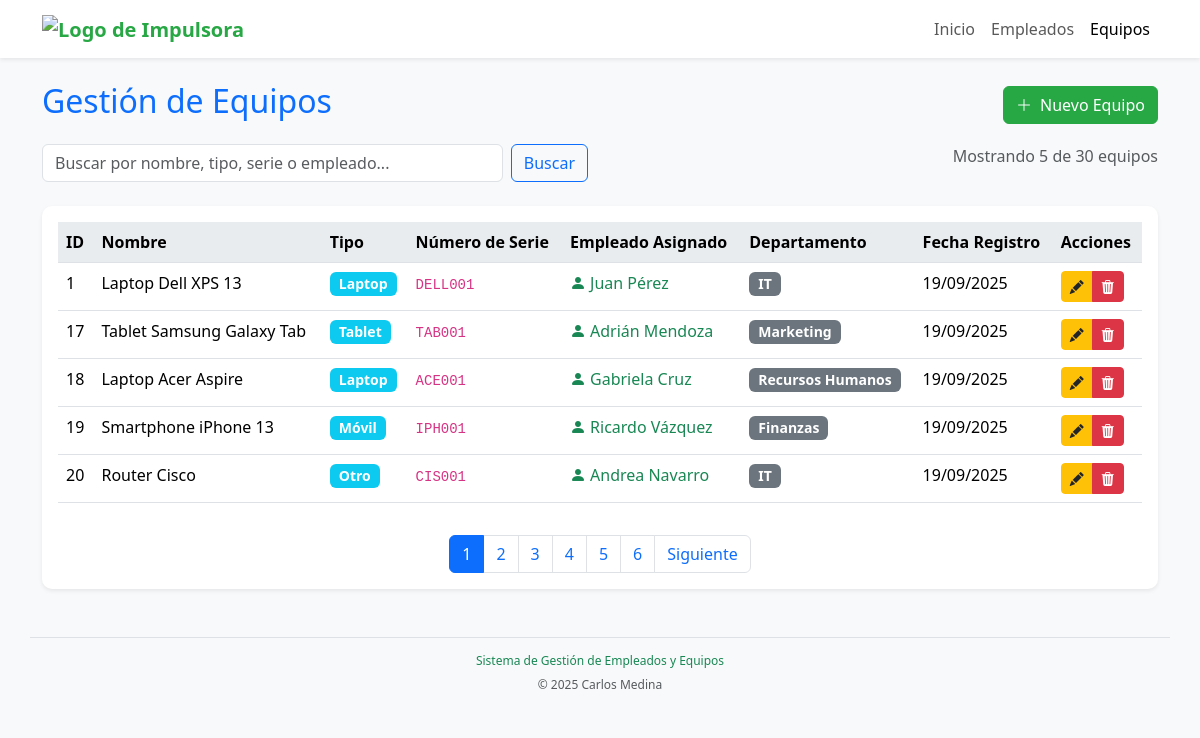
The app's page /views/equipos/listar.php with its own data.
### tables this page shows
CREATE TABLE equipos (
    id INT AUTO_INCREMENT PRIMARY KEY,
    nombre VARCHAR(100) NOT NULL,
    tipo VARCHAR(50) NOT NULL,
    numero_serie VARCHAR(50) NOT NULL UNIQUE,
    empleado_id INT,
    fecha_creacion TIMESTAMP DEFAULT CURRENT_TIMESTAMP,
    fecha_actualizacion TIMESTAMP DEFAULT CURRENT_TIMESTAMP ON UPDATE CURRENT_TIMESTAMP,
    FOREIGN KEY (empleado_id) REFERENCES empleados(id) ON DELETE SET NULL
);

CREATE TABLE empleados (
    id INT AUTO_INCREMENT PRIMARY KEY,
    nombre VARCHAR(100) NOT NULL,
    correo VARCHAR(100) NOT NULL UNIQUE,
    departamento VARCHAR(50) NOT NULL,
    fecha_creacion TIMESTAMP DEFAULT CURRENT_TIMESTAMP,
    fecha_actualizacion TIMESTAMP DEFAULT CURRENT_TIMESTAMP ON UPDATE CURRENT_TIMESTAMP
);

### includes/helpers.php (called while the page is built, shortened)
<?php
function obtenerSeccionActual() {
    $uri_actual = $_SERVER['REQUEST_URI'];
    $seccion = 'home';
    if (strpos($uri_actual, '/views/empleados/') !== false) {
        $seccion = 'empleados';
    } elseif (strpos($uri_actual, '/views/equipos/') !== false) {
        $seccion = 'equipos';
    }
    return $seccion;
}
function obtenerPaginaActual() {
    return isset($_GET['pagina']) ? (int)$_GET['pagina'] : 1;
}
function obtenerBusqueda($nombre_param = 'busqueda') {
    return isset($_GET[$nombre_param]) ? trim($_GET[$nombre_param]) : '';
}
function obtenerDatosListado($controller, $tipo = 'items') {
    $pagina = obtenerPaginaActual();
    $busqueda = obtenerBusqueda();
    $data = $controller->listar($pagina, $busqueda);
    return [
        'items' => $data[$tipo] ?? [],
        'pagina_actual' => $data['pagina_actual'],
        'total_paginas' => $data['total_paginas'],
        'total_registros' => $data['total_registros'],
        'busqueda' => $busqueda
    ];
}
?>

### controllers/EquipoController.php (called while the page is built, shortened)
<?php
class EquipoController {
    private $pdo;
    private $registrosPorPagina = 5;
    public function __construct($pdo) {
        $this->pdo = $pdo;
    }
    public function listar($pagina = 1, $busqueda = '') {
        $offset = ($pagina - 1) * $this->registrosPorPagina;
        $stmt_count = $this->pdo->prepare("CALL sp_contar_equipos(:busqueda)");
        $stmt_count->bindValue(':busqueda', $busqueda, PDO::PARAM_STR);
        $stmt_count->execute();
        $total_registros = $stmt_count->fetch()['total'] ?? 0;
        $total_paginas = ceil($total_registros / $this->registrosPorPagina);
        $stmt = $this->pdo->prepare("CALL sp_listar_equipos(:busqueda, :offset, :limit)");
        $stmt->bindValue(':busqueda', $busqueda, PDO::PARAM_STR);
        $stmt->bindValue(':offset', $offset, PDO::PARAM_INT);
        $stmt->bindValue(':limit', $this->registrosPorPagina, PDO::PARAM_INT);
        $stmt->execute();
        $equipos = $stmt->fetchAll(PDO::FETCH_ASSOC);
        return [
            'equipos'        => $equipos,
            'pagina_actual'  => $pagina,
            'total_paginas'  => $total_paginas,
            'total_registros'=> $total_registros,
            'busqueda'       => $busqueda
        ];
    }
}

### views/equipos/listar.php (the view, shortened to what this page needs)
<?php
require_once __DIR__ . '/../../controllers/EquipoController.php';
require_once __DIR__ . '/../../includes/helpers.php';
$controller = new EquipoController($pdo);
$data = obtenerDatosListado($controller, 'equipos');
$equipos = $data['items'];
$total_paginas = $data['total_paginas'];
$total_registros = $data['total_registros'];
$busqueda = $data['busqueda'];
?>
<?php require_once __DIR__ . '/../layouts/header.php'; ?>
<main class="container mt-4">
  <div class="d-block d-sm-flex justify-content-between align-items-center mb-3">
    <h1 class="h2 text-primary">Gestión de Equipos</h1>
    <a href="crear.php" class="btn btn-primary d-block d-sm-flex">
      <i class="bi bi-plus-lg me-2"></i>Nuevo Equipo
    </a>
  </div>
  <form method="GET" class="row mb-4">
    <div class="col-md-6 d-flex">
      <input type="text" name="busqueda" class="form-control me-2" placeholder="Buscar por nombre, tipo, serie o empleado..." value="<?php echo htmlspecialchars($busqueda); ?>">
      <button type="submit" class="btn btn-outline-primary">Buscar</button>
    </div>
    <div class="col-md-6 text-end">
      <span class="text-muted">
        Mostrando <?php echo count($equipos); ?> de <?php echo $total_registros; ?> equipos
      </span>
    </div>
  </form>
  <div class="card">
    <div class="card-body">
      <?php if (empty($equipos)): ?>
        <div class="text-center py-5 text-muted">
          <i class="bi bi-laptop display-5 mb-3"></i>
          <h5>No se encontraron equipos</h5>
          <p><?php echo !empty($busqueda) ? 'No hay equipos que coincidan con tu búsqueda.' : 'Aún no hay equipos registrados.'; ?></p>
          <a href="crear.php" class="btn btn-primary">Crear Equipo</a>
        </div>
      <?php else: ?>
        <div class="table-responsive">
          <table class="table table-hover">
            <thead>
              <tr>
                <th>ID</th>
                <th>Nombre</th>
                <th>Tipo</th>
                <th>Número de Serie</th>
                <th>Empleado Asignado</th>
                <th>Departamento</th>
                <th>Fecha Registro</th>
                <th>Acciones</th>
              </tr>
            </thead>
            <tbody>
              <?php foreach ($equipos as $equipo): ?>
                <tr>
                  <td><?php echo $equipo['id']; ?></td>
                  <td><?php echo htmlspecialchars($equipo['nombre']); ?></td>
                  <td><span class="badge bg-info"><?php echo htmlspecialchars($equipo['tipo']); ?></span></td>
                  <td><code><?php echo htmlspecialchars($equipo['numero_serie']); ?></code></td>
                  <td>
                    <?php if ($equipo['empleado_nombre']): ?>
                      <span class="text-success"><i class="bi bi-person-fill me-1"></i><?php echo htmlspecialchars($equipo['empleado_nombre']); ?></span>
                    <?php else: ?>
                      <span class="text-muted"><i class="bi bi-x-lg me-1"></i>Sin asignar</span>
                    <?php endif; ?>
                  </td>
                  <td>
                    <?php if ($equipo['empleado_departamento']): ?>
                      <span class="badge bg-secondary"><?php echo htmlspecialchars($equipo['empleado_departamento']); ?></span>
                    <?php else: ?>
                      <span class="text-muted"><i class="bi bi-dash-lg me-1"></i></span>
                    <?php endif; ?>
                  </td>
                  <td><?php echo date('d/m/Y', strtotime($equipo['fecha_creacion'])); ?></td>
                  <td>
                    <div class="btn-group">
                      <a href="editar.php?id=<?php echo $equipo['id']; ?>" class="btn btn-warning btn-sm" data-bs-toggle="tooltip" title="Editar">
                        <i class="bi bi-pencil-fill"></i>
                      </a>
                      <button type="button" class="btn btn-danger btn-sm"
                        onclick="confirmarEliminacion('eliminar.php?id=<?php echo $equipo['id']; ?>','<?php echo htmlspecialchars($equipo['nombre']); ?>')"
                        data-bs-toggle="tooltip" title="Eliminar">
                        <i class="bi bi-trash3-fill"></i>
                      </button>
                    </div>
                  </td>
                </tr>
              <?php endforeach; ?>
            </tbody>
          </table>
        </div>
        <?php if ($total_paginas > 1): ?>
          <nav aria-label="Paginación de empleados" class="mt-3">
            <div class="d-flex justify-content-start justify-content-sm-center" style="overflow-x:auto; padding: 0 10px;">
              <ul class="pagination flex-nowrap mb-0">
                <?php for ($i = 1; $i <= $data['total_paginas']; $i++): ?>
                  <li class="page-item <?php echo $i == $data['pagina_actual'] ? 'active' : ''; ?>">
                    <a class="page-link" href="?pagina=<?php echo $i; ?>&busqueda=<?php echo urlencode($data['busqueda']); ?>"><?php echo $i; ?></a>
                  </li>
                <?php endfor; ?>
                <?php if ($data['pagina_actual'] < $data['total_paginas']): ?>
                  <li class="page-item">
                    <a class="page-link" href="?pagina=<?php echo $data['pagina_actual'] + 1; ?>&busqueda=<?php echo urlencode($data['busqueda']); ?>">Siguiente</a>
                  </li>
                <?php endif; ?>
              </ul>
            </div>
          </nav>
        <?php endif; ?>
      <?php endif; ?>
    </div>
  </div>
</main>
<?php require_once __DIR__ . '/../layouts/footer.php'; ?>

### views/layouts/header.php (shortened to what this page needs)
<?php require_once __DIR__ . '/../../includes/helpers.php'; ?>
<?php $seccion = obtenerSeccionActual(); ?>
<!DOCTYPE html>
<html lang="es">
<head>
  <link href="<?php echo BASE_URL; ?>assets/libs/bootstrap/css/bootstrap.min.css" rel="stylesheet">
  <link href="<?php echo BASE_URL; ?>assets/libs/bootstrap/icons/bootstrap-icons.css" rel="stylesheet">
  <link href="<?php echo BASE_URL; ?>assets/libs/sweetalert/css/sweetalert2.min.css" rel="stylesheet">
  <link href="<?php echo BASE_URL; ?>assets/css/style.css" rel="stylesheet">
</head>
<body>
  <nav class="navbar navbar-expand-lg navbar-light bg-white shadow-sm">
    <div class="container">
      <a class="navbar-brand" href="<?php echo BASE_URL; ?>index.php">
        <img src="https://grupoimpulsora.com/wp-content/uploads/2024/03/Logotipo-Barra-de-navegacion.png" height="32" alt="Logo de Impulsora">
      </a>
      <div class="collapse navbar-collapse" id="navbarNav">
        <ul class="navbar-nav ms-auto">
          <li class="nav-item">
            <a class="nav-link <?php echo $seccion === 'home' ? 'active' : ''; ?>" href="<?php echo BASE_URL; ?>index.php">Inicio</a>
          </li>
          <li class="nav-item">
            <a class="nav-link <?php echo $seccion === 'empleados' ? 'active' : ''; ?>" href="<?php echo BASE_URL; ?>views/empleados/listar.php">Empleados</a>
          </li>
          <li class="nav-item">
            <a class="nav-link <?php echo $seccion === 'equipos' ? 'active' : ''; ?>" href="<?php echo BASE_URL; ?>views/equipos/listar.php">Equipos</a>
          </li>
        </ul>
      </div>
    </div>
  </nav>

### views/layouts/footer.php (shortened to what this page needs)
<footer class="container mt-5 pt-3 border-top">
      <div class="row">
        <div class="col">
          <h6 class="text-success fs-small text-center">Sistema de Gestión de Empleados y Equipos</h6>
          <p class="text-muted fs-small text-center">© 2025 Carlos Medina</p>
        </div>
      </div>
    </footer>
</body>
</html>

### assets/css/style.css (style rules this page uses)
body { background-color: #f8f9fa; font-family: "Segoe UI", Tahoma, Geneva, Verdana, sans-serif; }
.navbar-brand { font-weight: bold; color: #28a745 !important; }
.card { border: none; border-radius: 10px; box-shadow: 0 0.125rem 0.25rem rgba(0, 0, 0, 0.075); transition: box-shadow 0.15s ease-in-out; }
.btn-primary { background-color: #28a745; border-color: #28a745; }
.btn-danger { background-color: #dc3545; border-color: #dc3545; }
.btn-warning { background-color: #ffc107; border-color: #ffc107; color: #212529; }
.table th { background-color: #e9ecef; border-top: none; font-weight: 600; }
.table td, .table th { white-space: nowrap; overflow: hidden; text-overflow: ellipsis; }
.badge { font-size: 0.875em; }
.pagination { justify-content: center; }
.fs-small { font-size: 0.75rem; }

### records on screen
equipos: id "1", nombre "Laptop Dell XPS 13", tipo "Laptop", numero_serie "DELL001", empleado.nombre "Juan Pérez", empleado.departamento "IT", fecha_creacion "19/09/2025"
equipos: id "17", nombre "Tablet Samsung Galaxy Tab", tipo "Tablet", numero_serie "TAB001", empleado.nombre "Adrián Mendoza", empleado.departamento "Marketing", fecha_creacion "19/09/2025"
equipos: id "18", nombre "Laptop Acer Aspire", tipo "Laptop", numero_serie "ACE001", empleado.nombre "Gabriela Cruz", empleado.departamento "Recursos Humanos", fecha_creacion "19/09/2025"
equipos: id "19", nombre "Smartphone iPhone 13", tipo "Móvil", numero_serie "IPH001", empleado.nombre "Ricardo Vázquez", empleado.departamento "Finanzas", fecha_creacion "19/09/2025"
equipos: id "20", nombre "Router Cisco", tipo "Otro", numero_serie "CIS001", empleado.nombre "Andrea Navarro", empleado.departamento "IT", fecha_creacion "19/09/2025"

### other values on screen
count($equipos) "5"
$total_registros "30"
